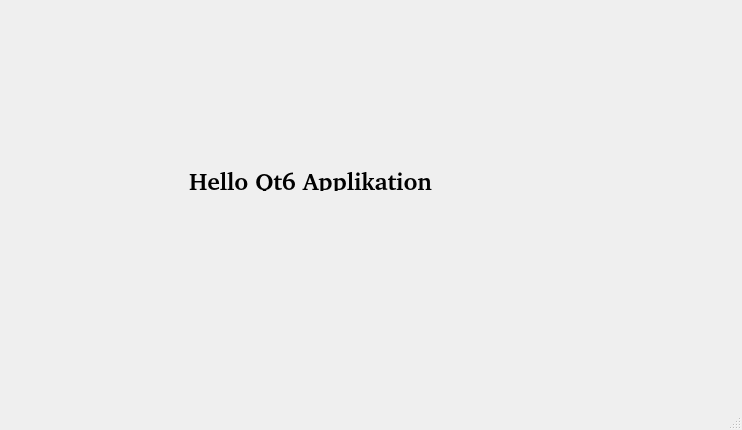
<?xml version="1.0" encoding="UTF-8"?>
<ui version="4.0">
 <class>main_window</class>
 <widget class="QMainWindow" name="main_window">
  <property name="geometry">
   <rect>
    <x>0</x>
    <y>0</y>
    <width>742</width>
    <height>430</height>
   </rect>
  </property>
  <property name="windowTitle">
   <string>My first Qt6 Applikation</string>
  </property>
  <widget class="QWidget" name="main_widget">
   <widget class="QLabel" name="main_window_label">
    <property name="geometry">
     <rect>
      <x>180</x>
      <y>170</y>
      <width>261</width>
      <height>21</height>
     </rect>
    </property>
    <property name="font">
     <font>
      <family>Terminus [xos4]</family>
      <pointsize>18</pointsize>
      <bold>true</bold>
     </font>
    </property>
    <property name="toolTip">
     <string extracomment="Tooltip-Test"/>
    </property>
    <property name="layoutDirection">
     <enum>Qt::LeftToRight</enum>
    </property>
    <property name="text">
     <string>Hello Qt6 Applikation</string>
    </property>
    <property name="alignment">
     <set>Qt::AlignCenter</set>
    </property>
   </widget>
  </widget>
  <widget class="QMenuBar" name="main_menubar">
   <property name="geometry">
    <rect>
     <x>0</x>
     <y>0</y>
     <width>742</width>
     <height>21</height>
    </rect>
   </property>
  </widget>
  <widget class="QStatusBar" name="main_statusbar"/>
 </widget>
 <resources/>
 <connections/>
</ui>
